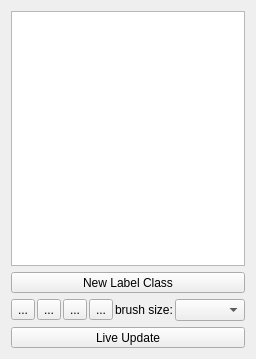
<?xml version="1.0" encoding="UTF-8"?>
<ui version="4.0">
 <class>containingWidget</class>
 <widget class="QWidget" name="containingWidget">
  <property name="geometry">
   <rect>
    <x>0</x>
    <y>0</y>
    <width>256</width>
    <height>359</height>
   </rect>
  </property>
  <property name="sizePolicy">
   <sizepolicy hsizetype="Preferred" vsizetype="Preferred">
    <horstretch>1</horstretch>
    <verstretch>0</verstretch>
   </sizepolicy>
  </property>
  <property name="minimumSize">
   <size>
    <width>256</width>
    <height>0</height>
   </size>
  </property>
  <property name="baseSize">
   <size>
    <width>0</width>
    <height>0</height>
   </size>
  </property>
  <property name="windowTitle">
   <string>Form</string>
  </property>
  <layout class="QVBoxLayout" name="verticalLayout">
   <item>
    <widget class="LabelListView" name="labelListView">
     <property name="sizePolicy">
      <sizepolicy hsizetype="Minimum" vsizetype="MinimumExpanding">
       <horstretch>0</horstretch>
       <verstretch>0</verstretch>
      </sizepolicy>
     </property>
     <property name="minimumSize">
      <size>
       <width>0</width>
       <height>0</height>
      </size>
     </property>
    </widget>
   </item>
   <item>
    <widget class="QToolButton" name="AddLabelButton">
     <property name="sizePolicy">
      <sizepolicy hsizetype="Expanding" vsizetype="Fixed">
       <horstretch>0</horstretch>
       <verstretch>0</verstretch>
      </sizepolicy>
     </property>
     <property name="styleSheet">
      <string notr="true"/>
     </property>
     <property name="text">
      <string>New Label Class</string>
     </property>
     <property name="icon">
      <iconset>
       <normaloff>../../shell/gui/icons/16x16/actions/list-add.png</normaloff>../../shell/gui/icons/16x16/actions/list-add.png</iconset>
     </property>
     <property name="toolButtonStyle">
      <enum>Qt::ToolButtonTextBesideIcon</enum>
     </property>
    </widget>
   </item>
   <item>
    <layout class="QHBoxLayout" name="horizontalLayout">
     <property name="spacing">
      <number>2</number>
     </property>
     <property name="sizeConstraint">
      <enum>QLayout::SetDefaultConstraint</enum>
     </property>
     <item>
      <widget class="QToolButton" name="arrowToolButton">
       <property name="text">
        <string>...</string>
       </property>
      </widget>
     </item>
     <item>
      <widget class="QToolButton" name="paintToolButton">
       <property name="text">
        <string>...</string>
       </property>
      </widget>
     </item>
     <item>
      <widget class="QToolButton" name="eraserToolButton">
       <property name="text">
        <string>...</string>
       </property>
       <property name="autoRaise">
        <bool>false</bool>
       </property>
      </widget>
     </item>
     <item>
      <widget class="QToolButton" name="thresToolButton">
       <property name="text">
        <string>...</string>
       </property>
      </widget>
     </item>
     <item>
      <spacer name="horizontalSpacer_3">
       <property name="orientation">
        <enum>Qt::Horizontal</enum>
       </property>
       <property name="sizeHint" stdset="0">
        <size>
         <width>20</width>
         <height>20</height>
        </size>
       </property>
      </spacer>
     </item>
     <item>
      <widget class="QLabel" name="brushSizeCaption">
       <property name="text">
        <string>brush size:</string>
       </property>
      </widget>
     </item>
     <item>
      <widget class="QComboBox" name="brushSizeComboBox">
       <property name="sizePolicy">
        <sizepolicy hsizetype="Expanding" vsizetype="Fixed">
         <horstretch>0</horstretch>
         <verstretch>0</verstretch>
        </sizepolicy>
       </property>
       <property name="sizeAdjustPolicy">
        <enum>QComboBox::AdjustToContents</enum>
       </property>
      </widget>
     </item>
    </layout>
   </item>
   <item>
    <layout class="QHBoxLayout" name="horizontalLayout_2">
     <item>
      <widget class="QToolButton" name="liveUpdateButton">
       <property name="sizePolicy">
        <sizepolicy hsizetype="Expanding" vsizetype="Fixed">
         <horstretch>0</horstretch>
         <verstretch>0</verstretch>
        </sizepolicy>
       </property>
       <property name="text">
        <string>Live Update</string>
       </property>
       <property name="checkable">
        <bool>true</bool>
       </property>
       <property name="toolButtonStyle">
        <enum>Qt::ToolButtonTextBesideIcon</enum>
       </property>
      </widget>
     </item>
    </layout>
   </item>
  </layout>
 </widget>
 <customwidgets>
  <customwidget>
   <class>LabelListView</class>
   <extends>QTableView</extends>
   <header>ilastik.widgets.labelListView</header>
  </customwidget>
 </customwidgets>
 <resources/>
 <connections/>
</ui>
